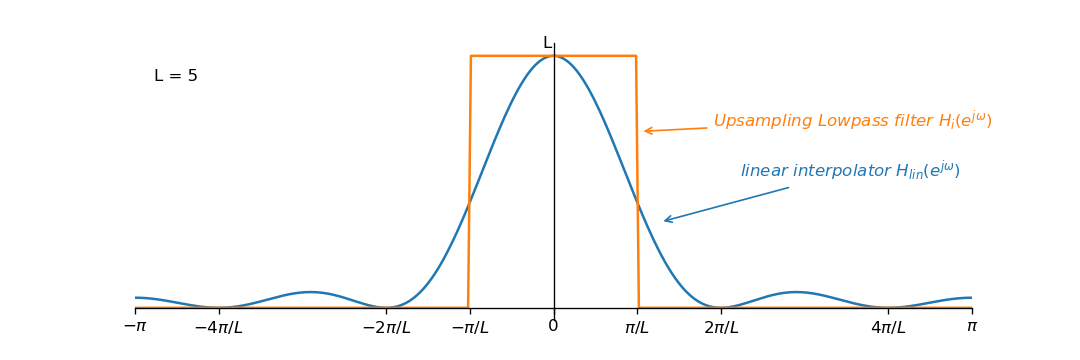

The Python source for this figure:
import numpy as np
import matplotlib.pyplot as plt
import cmath as cm
from scipy.interpolate import spline

def axesCross(ax):
    ax.spines['left'].set_position('zero')
    ax.spines['bottom'].set_position('zero')
    ax.spines['right'].set_color('none')
    ax.spines['top'].set_color('none')

def dtft(x, y):
    if x.size!=y.size:
        print "array size not the same, x.size :"+x.size+" y.size :"+y.size
    xret = np.linspace(-np.pi, np.pi, 300)
    yret = np.full(xret.shape, 0+0j)
    n = 0
    m = 0
    for xn in xret:
        for xm in x:
            yret[n] += y[m]*(cm.exp(-1j*xn*xm))
            m += 1
        m = 0
        n += 1
    return xret, yret

a = -.5
L = 5

f = lambda x: np.where(np.abs(x)<=np.pi/L, L, 0)
g = lambda x: np.where(x%L==0, 1, 0)

flin = lambda x: np.where(np.abs(x)<=L, -1.0*np.abs(x)/L+1, 0)
fcu  = lambda x: np.where(np.abs(x)<=L, (a+2)*((1.0*np.abs(x)/L)**3) - (a+3)*((1.0*np.abs(x)/L)**2) + 1, \
                 np.where(np.abs(x)<=2*L, a*((1.0*np.abs(x)/L)**3) - 5*a*((1.0*np.abs(x)/L)**2) + 8*a*(1.0*np.abs(x)/L) - 4*a, \
       0))


x1 = np.arange(-30, 30, 1)

fig = plt.figure(figsize=(9, 3), dpi=120)
ax1= fig.subplots(1, 1)

axesCross(ax1)
#ax1.spines['left'].set_color('none')
ax1.set_xlim(-np.pi, np.pi)
ax1.yaxis.set_ticks([])
ax1.xaxis.set_ticks([-np.pi, -4*np.pi/L, -2*np.pi/L, -np.pi/L, 0, np.pi/L, 2*np.pi/L, 4*np.pi/L, np.pi])
ax1.xaxis.set_ticklabels([r"$-\pi$", r"$-4\pi/L$", r"$-2\pi/L$", r"$-\pi/L$", 0, r"$\pi/L$", r"$2\pi/L$", r"$4\pi/L$", r"$\pi$"])
x_s1, y_s1 = dtft(x1, flin(x1))
ax1.plot(x_s1, np.abs(y_s1))
ax1.plot(x_s1, f(x_s1), color='C1')
ax1.annotate("L = 5", xy=(0, 0), xytext=(-3, 4.5))
ax1.annotate(r"$Upsampling\ Lowpass\ filter\ H_i(e^{j\omega})$", xy=(.65, 3.5), xytext=(1.2, 3.6), arrowprops=dict(arrowstyle='->', color='C1'), color='C1')
ax1.annotate(r"$linear\ interpolator\ H_{lin}(e^{j\omega})$", xy=(.8, 1.7), xytext=(1.4, 2.6), arrowprops=dict(arrowstyle='->', color='C0'), color='C0')
ax1.annotate("L", xy=(0, 0), xytext=(-.08, 5.15))

plt.show()
fig.savefig("simple_interpolation_lowpass.png", format='png')
